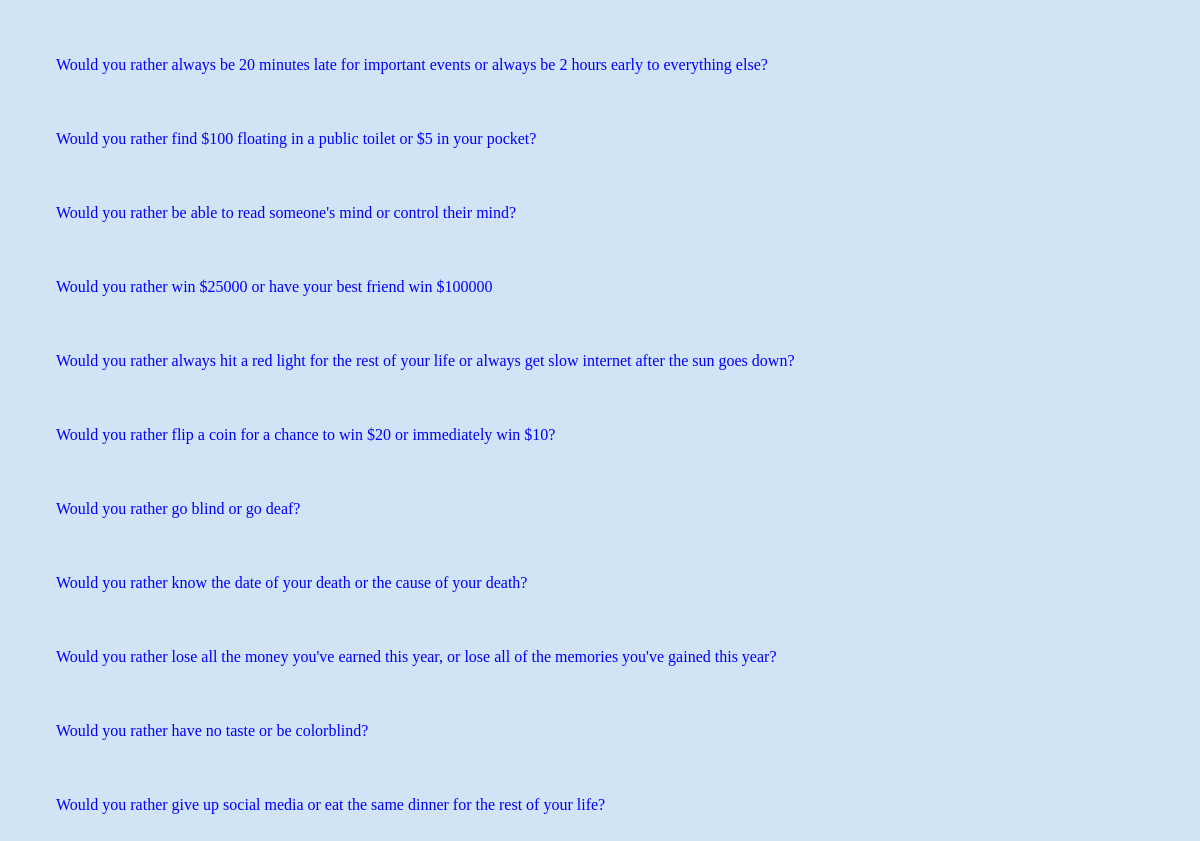
Screenshot of /polls/ with the database file from the repository.
### polls/models.py (models this page shows, shortened)
class Question(models.Model):
    question_text = models.CharField(max_length=200)
    pub_date = models.DateTimeField('date published')

### polls/views.py (the view)
# urls.py: path('', views.IndexView.as_view(), name='index'),
class IndexView(generic.ListView):
    template_name = 'polls/index.html'
    context_object_name = 'latest_question_list'
    def get_queryset(self):
        return Question.objects.order_by('-pub_date')[:12]

### polls/templates/polls/index.html
{% load static %}
<link rel="stylesheet" type="text/css" href="{% static 'polls/style.css' %}">
{% if latest_question_list %}
    <ul>
    {% for question in latest_question_list %}
        <li><a href="{% url 'polls:detail' question.id %}">{{ question.question_text }}</a></li>
    {% endfor %}
    </ul>
{% else %}
    <p>No polls are available.</p>
{% endif %}

### polls/static/polls/style.css (style rules this page uses)
ul { list-style: none; margin: 0; padding: 0; overflow: hidden; }
li a { color: blue; display: block; text-align: left; padding: 1.75em; text-decoration: none; }

### rows the page displays
Question: question_text "Would you rather always be 20 minutes late for important events or always be 2 hours early to everything else?"
Question: question_text "Would you rather find $100 floating in a public toilet or $5 in your pocket?"
Question: question_text "Would you rather be able to read someone's mind or control their mind?"
Question: question_text "Would you rather win $25000 or have your best friend win $100000"
Question: question_text "Would you rather always hit a red light for the rest of your life or always get slow internet after the sun goes down?"
Question: question_text "Would you rather flip a coin for a chance to win $20 or immediately win $10?"
Question: question_text "Would you rather go blind or go deaf?"
Question: question_text "Would you rather know the date of your death or the cause of your death?"
Question: question_text "Would you rather lose all the money you've earned this year, or lose all of the memories you've gained this year?"
Question: question_text "Would you rather have no taste or be colorblind?"
Question: question_text "Would you rather give up social media or eat the same dinner for the rest of your life?"
